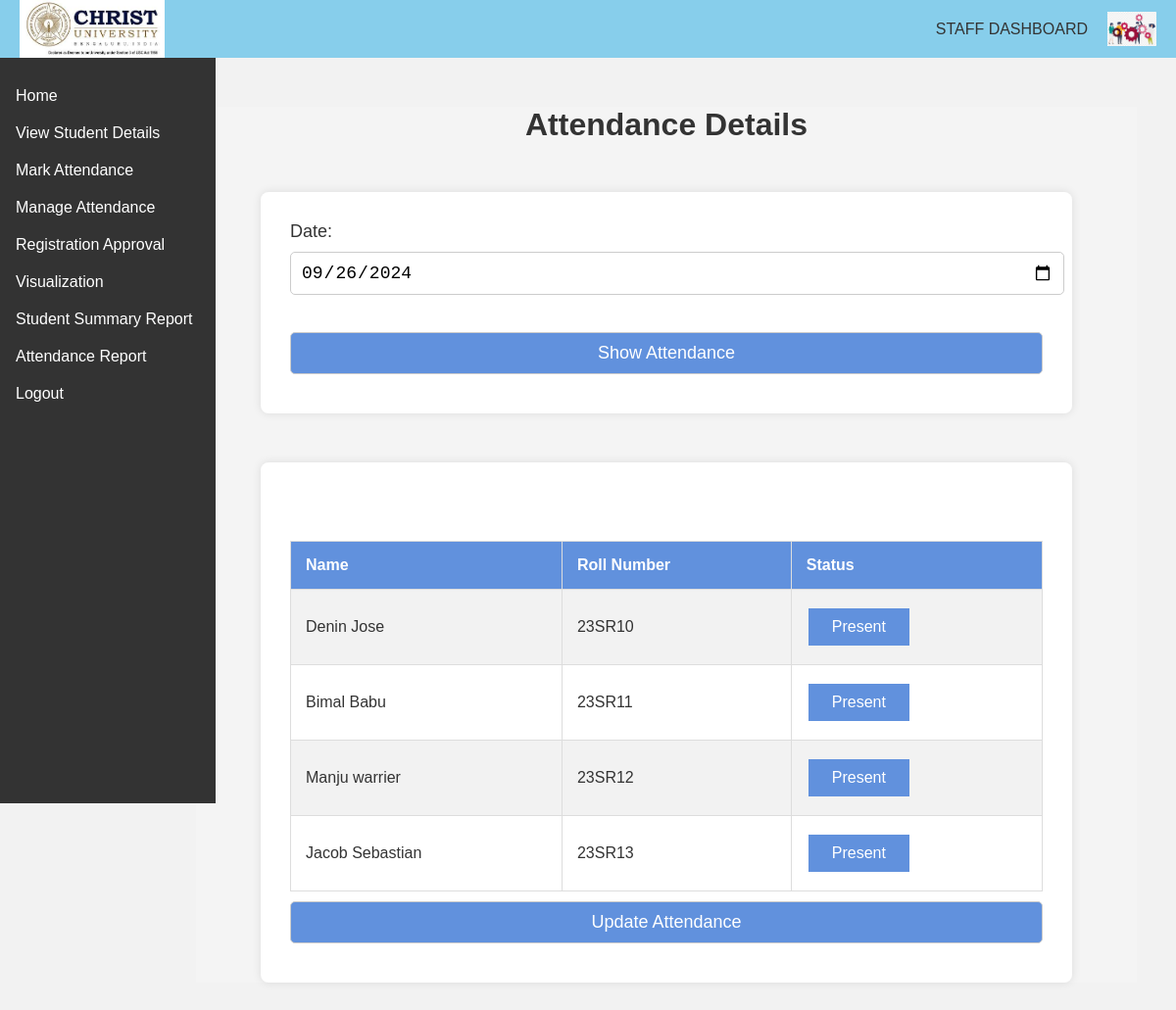
Page /edit_attendance/2024-09-26/ on the committed database.
### college_app/models.py (models this page shows, shortened)
class Attendance(models.Model):
    student = models.ForeignKey(Student, on_delete=models.CASCADE)
    date = models.DateField()
    is_present = models.BooleanField(default=False)
    class Meta:
        unique_together = ('student', 'date')

class Student(models.Model):
    GENDER_CHOICES = (
        ('M', 'Male'),
        ('F', 'Female'),
        ('O', 'Other'),
    )
    COURSE_CHOICES = (
        ('MCA', 'MCA'),
        ('MBA', 'MBA'),
        ('MMH', 'MMH'),
        ('MA', 'MA'),
        ('MSW', 'MSW'),
        ('MCMS', 'MCMS'),
    )
    name = models.CharField(max_length=200, validators=[MinLengthValidator(2)])
    email = models.EmailField(max_length=254, unique=True)
    contact = models.CharField(max_length=10, unique=True)
    parent_name = models.CharField(max_length=200, validators=[MinLengthValidator(2)])
    gender = models.CharField(max_length=1, choices=GENDER_CHOICES)
    course = models.CharField(max_length=4, choices=COURSE_CHOICES)
    date_of_birth = models.DateField()
    registration_date = models.DateTimeField(auto_now_add=True)
    student_image = models.ImageField(upload_to='students/images/')
    roll_number = models.CharField(max_length=50, unique=True, blank=True)
    password = models.CharField(
        max_length=100,
        validators=[
            RegexValidator(
                regex=r'^(?=.*[A-Za-z])(?=.*\d)(?=.*[@$!%*#?&])[A-Za-z\d@$!%*#?&]{8,}$',
                message="Password should have at least one letter, one number, and one special character"
            )
        ]
    )
    is_approved = models.BooleanField(default=False)

### college_app/views.py (the view)
# urls.py: path('edit_attendance/<str:date>/', views.edit_attendance, name='edit_attendance'),
def edit_attendance(request, date):
    attendances = Attendance.objects.filter(date=date)
    if request.method == 'POST':
        for attendance in attendances:
            form = AttendanceForm(request.POST, instance=attendance, prefix=str(attendance.id))
            if form.is_valid():
                form.save()
        return redirect('attendance_details')
    else:
        forms = [AttendanceForm(instance=attendance, prefix=str(attendance.id)) for attendance in attendances]
    return render(request, 'edit_attendance.html', {'forms': forms, 'date': date})

### templates/edit_attendance.html (shortened to what this page needs)
{%extends 's_base.html'%} {% load static %} {% block content %}
<!DOCTYPE html>
<html lang="en">
  <head>
  </head>
  <body>
    <div class="body">
      <h1>Attendance Details</h1>
      <form method="get">
        <label for="date">Date:</label><br />
        <input
          type="date"
          id="date"
          name="date"
          value="{{ date }}"
        /><br /><br />
        <input type="submit" value="Show Attendance" />
      </form>
      <form method="post">
        <table>
          <tr>
            <th>Name</th>
            <th>Roll Number</th>
            <th>Status</th>
          </tr>
          {% for form in forms %}
          <tr>
            <td>{{ form.instance.student.name }}</td>
            <td>{{ form.instance.student.roll_number }}</td>
            <td>
              <button
                type="button"
                class="status-button"
                onclick="changeStatus(this)"
              >
                {{ form.instance.is_present|yesno:"Present,Absent" }}
              </button>
            </td>
          </tr>
          {% endfor %}
        </table>
        <input type="submit" value="Update Attendance" />
      </form>
    </div>
  </body>
</html>
{% endblock %}

### templates/s_base.html (style rules this page uses)
body { font-family: Arial, sans-serif; margin: 0; padding: 0; background-color: #f2f2f2; color: #333; }
table { flex: 1; width: calc(80% - 20px); border-collapse: collapse; margin-top: 20px; }
th, td { border: 1px solid #ddd; padding: 8px; text-align: left; }
th { background-color: #6191dd; color: white; }

### templates/edit_attendance.html (style rules this page uses)
.body { width: 80%; margin: 0 40px 0 auto; font-family: Arial, sans-serif; background-color: #f4f4f4; padding: 0; }
h1 { text-align: center; color: #333; margin-top: 50px; }
form { width: 80%; margin: 50px auto; background-color: #fff; padding: 30px; border-radius: 8px; box-shadow: 0px 0px 10px 0px rgba(0, 0, 0, 0.1); }
label { font-size: 18px; color: #333; }
input[type="date"], input[type="submit"] { width: 100%; padding: 10px; margin: 10px 0; border-radius: 5px; border: 1px solid #ccc; font-size: 18px; }
input[type="submit"] { background-color: #6191dd; color: #fff; cursor: pointer; }
table { width: 100%; margin-top: 50px; border-collapse: collapse; }
th, td { border: 1px solid #ddd; padding: 15px; text-align: left; }
th { background-color: #6191dd; color: white; }
tr:nth-child(even) { background-color: #f2f2f2; }
.status-button { background-color: #6191dd; border: none; color: white; padding: 10px 24px; text-align: center; text-decoration: none; display: inline-block; font-size: 16px; margin: 4px 2px; cursor: pointer; }

### rows in the picture
Attendance: instance.student.name "Denin Jose", instance.student.roll_number "23SR10", instance.is_present "Present"
Attendance: instance.student.name "Bimal Babu", instance.student.roll_number "23SR11", instance.is_present "Present"
Attendance: instance.student.name "Manju warrier", instance.student.roll_number "23SR12", instance.is_present "Present"
Attendance: instance.student.name "Jacob Sebastian", instance.student.roll_number "23SR13", instance.is_present "Present"
